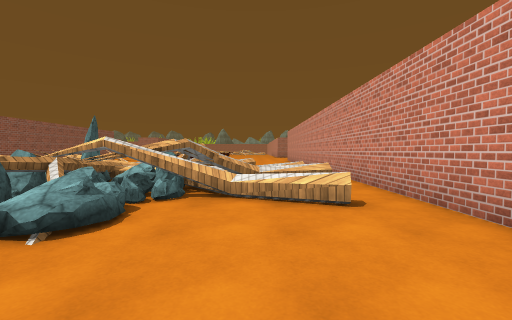
View 1 (above)

17 first-person views from a walk through a Unity game level. The camera is 1.3 m above the floor, tilts 2° down and sees 90° across. The floor is counted in squares, 2 m on a side. Each view is taken from the middle of a square. On the plan, view 1 faces up. The plan holds only what a view shows up to about 9 squares ahead; the rest is blank. The place goes on beyond the plan. Some surface patterns are stand-ins.

View 2
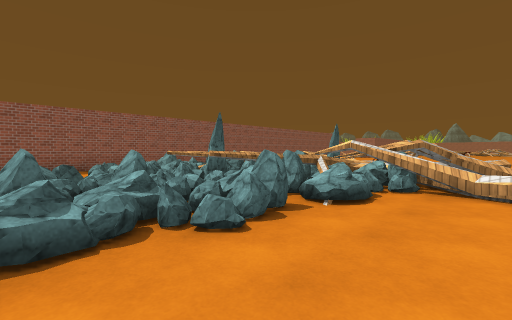

View 3
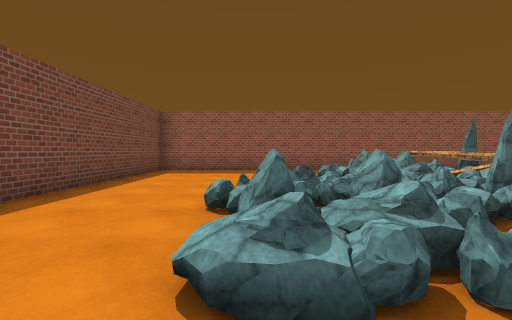

View 4
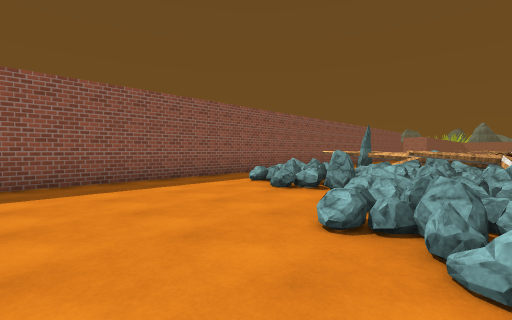

View 5
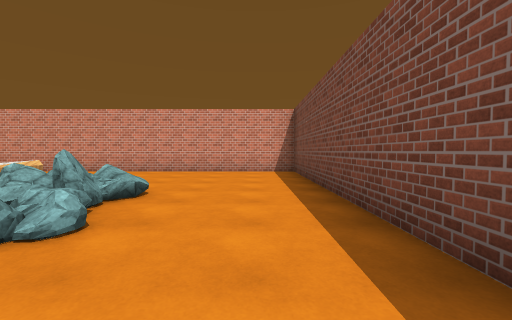

View 6
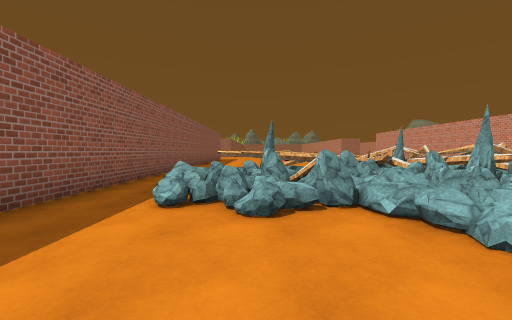

View 7
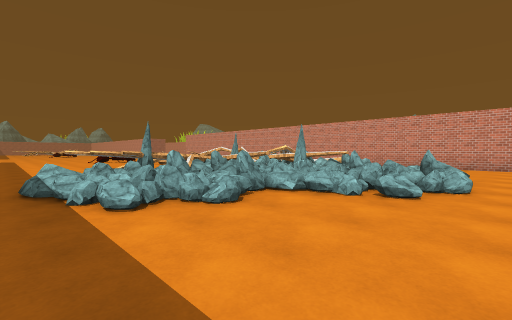

View 8
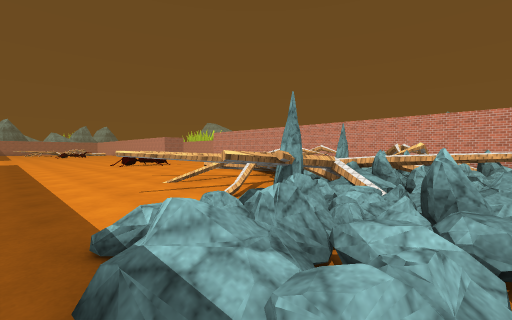

View 9
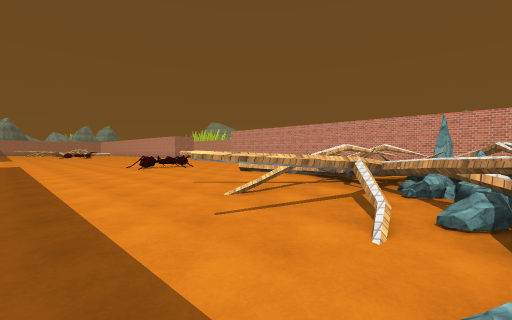

View 10
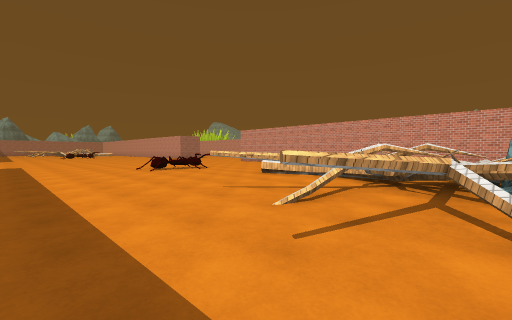

View 11
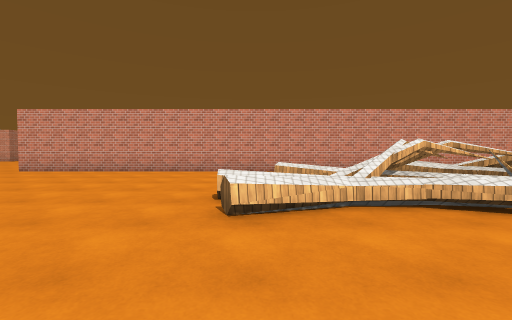

View 12
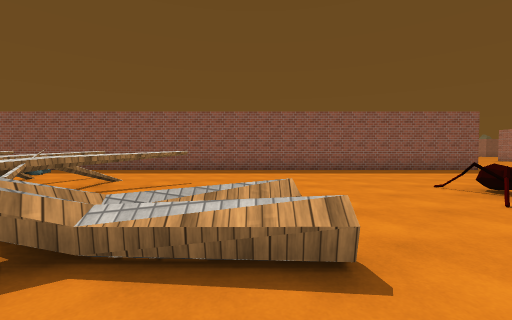

View 13
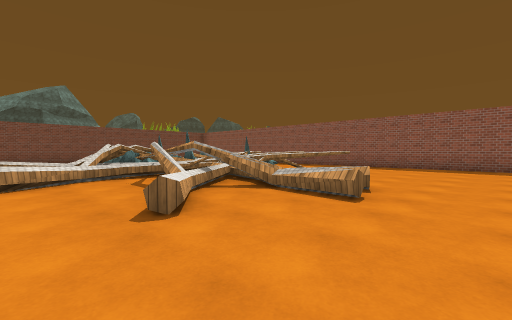

View 14
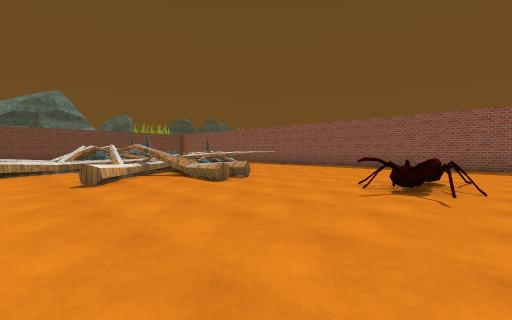

View 15
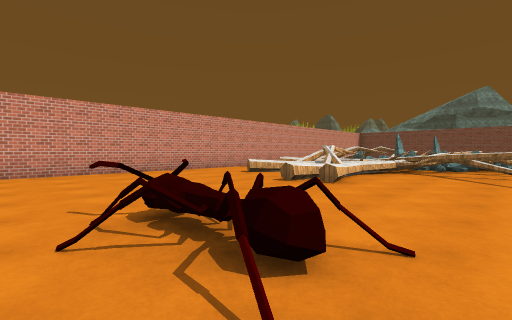

View 16
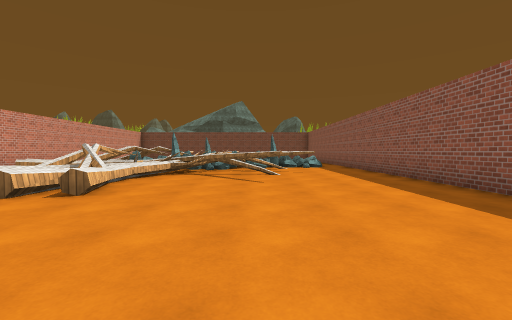

View 17
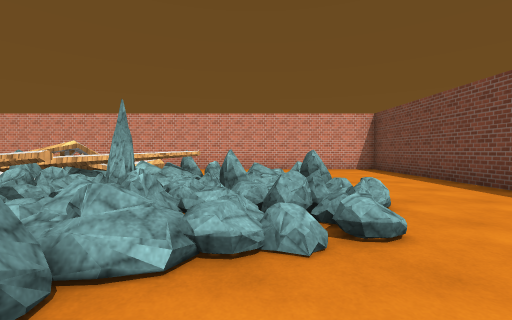

### Floor plan
Key: @ floor where view 1 was taken; # wall or solid block; . main floor; : floor 0.75 m higher than the main floor; = window, fence, low wall or low ledge; T thing the floor can be seen under or through; R rock; O other object.
Columns run from 10 left of view 1 to 2 right of it. Each row starts with its distance up from view 1.
 15 #...........#
 14 #....OOO....#
 13 #.....O.....#
 12 #...........#
 11 #...........#
 10 #......=....#
  9 #......=.==.#
  8 #...T..=#=..#
  7 #...TT=###..#
  6 #.#TTT==##==#
  5 #..RTROORR==#
  4 #.RORR ORR=##
  3 #.#RRORRR..=#
  2 #.RRRRROR...#
  1 #.RRORRRR...#
  0 #....RRRR.@.#
 -1 #....RRR:...#
 -2 #...........#
 -3 #...........#
 -4 #...........#
 -5 #############

Where each view was taken, in squares from view 1:
view 1: 0 up, 0 right, facing up
view 2: 1 down, 0 right, facing up-left
view 3: 1 down, 1 left, facing left
view 4: 3 down, 4 left, facing up-left
view 5: 3 down, 6 left, facing right
view 6: 2 down, 7 left, facing up
view 7: 2 down, 9 left, facing up-right
view 8: 2 up, 9 left, facing up-right
view 9: 4 up, 9 left, facing up-right
view 10: 5 up, 9 left, facing up-right
view 11: 10 up, 6 left, facing right
view 12: 10 up, 1 left, facing left
view 13: 12 up, 1 right, facing down-left
view 14: 15 up, 1 right, facing down-left
view 15: 15 up, 6 left, facing down-right
view 16: 14 up, 6 left, facing down
view 17: 0 up, 7 left, facing right
